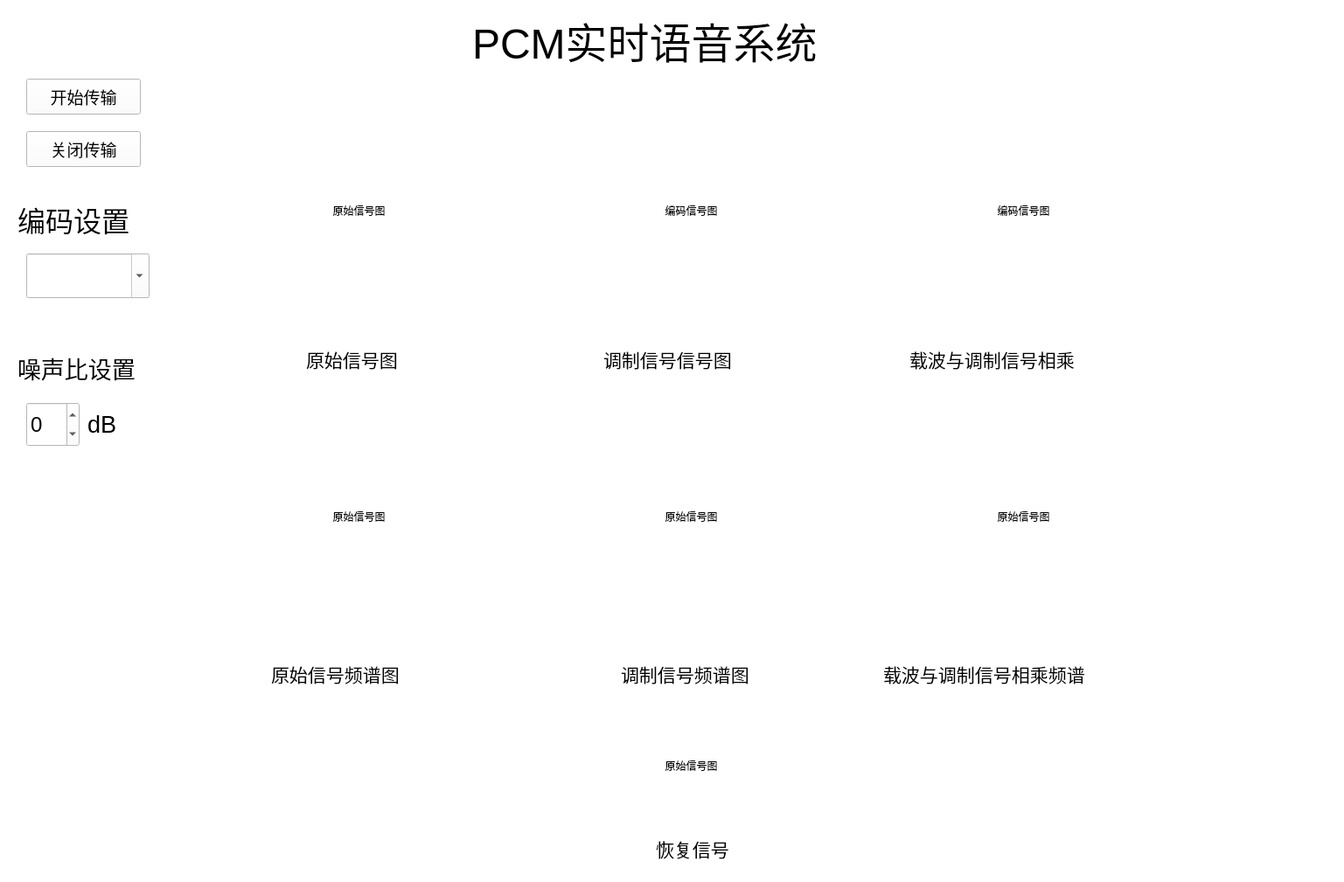
<?xml version="1.0" encoding="UTF-8"?>
<ui version="4.0">
 <class>Form</class>
 <widget class="QWidget" name="Form">
  <property name="geometry">
   <rect>
    <x>0</x>
    <y>0</y>
    <width>1537</width>
    <height>1009</height>
   </rect>
  </property>
  <property name="palette">
   <palette>
    <active>
     <colorrole role="WindowText">
      <brush brushstyle="SolidPattern">
       <color alpha="255">
        <red>0</red>
        <green>0</green>
        <blue>0</blue>
       </color>
      </brush>
     </colorrole>
     <colorrole role="Button">
      <brush brushstyle="SolidPattern">
       <color alpha="255">
        <red>255</red>
        <green>255</green>
        <blue>255</blue>
       </color>
      </brush>
     </colorrole>
     <colorrole role="Light">
      <brush brushstyle="SolidPattern">
       <color alpha="255">
        <red>255</red>
        <green>255</green>
        <blue>255</blue>
       </color>
      </brush>
     </colorrole>
     <colorrole role="Midlight">
      <brush brushstyle="SolidPattern">
       <color alpha="255">
        <red>255</red>
        <green>255</green>
        <blue>255</blue>
       </color>
      </brush>
     </colorrole>
     <colorrole role="Dark">
      <brush brushstyle="SolidPattern">
       <color alpha="255">
        <red>127</red>
        <green>127</green>
        <blue>127</blue>
       </color>
      </brush>
     </colorrole>
     <colorrole role="Mid">
      <brush brushstyle="SolidPattern">
       <color alpha="255">
        <red>170</red>
        <green>170</green>
        <blue>170</blue>
       </color>
      </brush>
     </colorrole>
     <colorrole role="Text">
      <brush brushstyle="SolidPattern">
       <color alpha="255">
        <red>0</red>
        <green>0</green>
        <blue>0</blue>
       </color>
      </brush>
     </colorrole>
     <colorrole role="BrightText">
      <brush brushstyle="SolidPattern">
       <color alpha="255">
        <red>255</red>
        <green>255</green>
        <blue>255</blue>
       </color>
      </brush>
     </colorrole>
     <colorrole role="ButtonText">
      <brush brushstyle="SolidPattern">
       <color alpha="255">
        <red>0</red>
        <green>0</green>
        <blue>0</blue>
       </color>
      </brush>
     </colorrole>
     <colorrole role="Base">
      <brush brushstyle="SolidPattern">
       <color alpha="255">
        <red>255</red>
        <green>255</green>
        <blue>255</blue>
       </color>
      </brush>
     </colorrole>
     <colorrole role="Window">
      <brush brushstyle="SolidPattern">
       <color alpha="255">
        <red>255</red>
        <green>255</green>
        <blue>255</blue>
       </color>
      </brush>
     </colorrole>
     <colorrole role="Shadow">
      <brush brushstyle="SolidPattern">
       <color alpha="255">
        <red>0</red>
        <green>0</green>
        <blue>0</blue>
       </color>
      </brush>
     </colorrole>
     <colorrole role="AlternateBase">
      <brush brushstyle="SolidPattern">
       <color alpha="255">
        <red>255</red>
        <green>255</green>
        <blue>255</blue>
       </color>
      </brush>
     </colorrole>
     <colorrole role="ToolTipBase">
      <brush brushstyle="SolidPattern">
       <color alpha="255">
        <red>255</red>
        <green>255</green>
        <blue>220</blue>
       </color>
      </brush>
     </colorrole>
     <colorrole role="ToolTipText">
      <brush brushstyle="SolidPattern">
       <color alpha="255">
        <red>0</red>
        <green>0</green>
        <blue>0</blue>
       </color>
      </brush>
     </colorrole>
     <colorrole role="PlaceholderText">
      <brush brushstyle="SolidPattern">
       <color alpha="128">
        <red>0</red>
        <green>0</green>
        <blue>0</blue>
       </color>
      </brush>
     </colorrole>
    </active>
    <inactive>
     <colorrole role="WindowText">
      <brush brushstyle="SolidPattern">
       <color alpha="255">
        <red>0</red>
        <green>0</green>
        <blue>0</blue>
       </color>
      </brush>
     </colorrole>
     <colorrole role="Button">
      <brush brushstyle="SolidPattern">
       <color alpha="255">
        <red>255</red>
        <green>255</green>
        <blue>255</blue>
       </color>
      </brush>
     </colorrole>
     <colorrole role="Light">
      <brush brushstyle="SolidPattern">
       <color alpha="255">
        <red>255</red>
        <green>255</green>
        <blue>255</blue>
       </color>
      </brush>
     </colorrole>
     <colorrole role="Midlight">
      <brush brushstyle="SolidPattern">
       <color alpha="255">
        <red>255</red>
        <green>255</green>
        <blue>255</blue>
       </color>
      </brush>
     </colorrole>
     <colorrole role="Dark">
      <brush brushstyle="SolidPattern">
       <color alpha="255">
        <red>127</red>
        <green>127</green>
        <blue>127</blue>
       </color>
      </brush>
     </colorrole>
     <colorrole role="Mid">
      <brush brushstyle="SolidPattern">
       <color alpha="255">
        <red>170</red>
        <green>170</green>
        <blue>170</blue>
       </color>
      </brush>
     </colorrole>
     <colorrole role="Text">
      <brush brushstyle="SolidPattern">
       <color alpha="255">
        <red>0</red>
        <green>0</green>
        <blue>0</blue>
       </color>
      </brush>
     </colorrole>
     <colorrole role="BrightText">
      <brush brushstyle="SolidPattern">
       <color alpha="255">
        <red>255</red>
        <green>255</green>
        <blue>255</blue>
       </color>
      </brush>
     </colorrole>
     <colorrole role="ButtonText">
      <brush brushstyle="SolidPattern">
       <color alpha="255">
        <red>0</red>
        <green>0</green>
        <blue>0</blue>
       </color>
      </brush>
     </colorrole>
     <colorrole role="Base">
      <brush brushstyle="SolidPattern">
       <color alpha="255">
        <red>255</red>
        <green>255</green>
        <blue>255</blue>
       </color>
      </brush>
     </colorrole>
     <colorrole role="Window">
      <brush brushstyle="SolidPattern">
       <color alpha="255">
        <red>255</red>
        <green>255</green>
        <blue>255</blue>
       </color>
      </brush>
     </colorrole>
     <colorrole role="Shadow">
      <brush brushstyle="SolidPattern">
       <color alpha="255">
        <red>0</red>
        <green>0</green>
        <blue>0</blue>
       </color>
      </brush>
     </colorrole>
     <colorrole role="AlternateBase">
      <brush brushstyle="SolidPattern">
       <color alpha="255">
        <red>255</red>
        <green>255</green>
        <blue>255</blue>
       </color>
      </brush>
     </colorrole>
     <colorrole role="ToolTipBase">
      <brush brushstyle="SolidPattern">
       <color alpha="255">
        <red>255</red>
        <green>255</green>
        <blue>220</blue>
       </color>
      </brush>
     </colorrole>
     <colorrole role="ToolTipText">
      <brush brushstyle="SolidPattern">
       <color alpha="255">
        <red>0</red>
        <green>0</green>
        <blue>0</blue>
       </color>
      </brush>
     </colorrole>
     <colorrole role="PlaceholderText">
      <brush brushstyle="SolidPattern">
       <color alpha="128">
        <red>0</red>
        <green>0</green>
        <blue>0</blue>
       </color>
      </brush>
     </colorrole>
    </inactive>
    <disabled>
     <colorrole role="WindowText">
      <brush brushstyle="SolidPattern">
       <color alpha="255">
        <red>127</red>
        <green>127</green>
        <blue>127</blue>
       </color>
      </brush>
     </colorrole>
     <colorrole role="Button">
      <brush brushstyle="SolidPattern">
       <color alpha="255">
        <red>255</red>
        <green>255</green>
        <blue>255</blue>
       </color>
      </brush>
     </colorrole>
     <colorrole role="Light">
      <brush brushstyle="SolidPattern">
       <color alpha="255">
        <red>255</red>
        <green>255</green>
        <blue>255</blue>
       </color>
      </brush>
     </colorrole>
     <colorrole role="Midlight">
      <brush brushstyle="SolidPattern">
       <color alpha="255">
        <red>255</red>
        <green>255</green>
        <blue>255</blue>
       </color>
      </brush>
     </colorrole>
     <colorrole role="Dark">
      <brush brushstyle="SolidPattern">
       <color alpha="255">
        <red>127</red>
        <green>127</green>
        <blue>127</blue>
       </color>
      </brush>
     </colorrole>
     <colorrole role="Mid">
      <brush brushstyle="SolidPattern">
       <color alpha="255">
        <red>170</red>
        <green>170</green>
        <blue>170</blue>
       </color>
      </brush>
     </colorrole>
     <colorrole role="Text">
      <brush brushstyle="SolidPattern">
       <color alpha="255">
        <red>127</red>
        <green>127</green>
        <blue>127</blue>
       </color>
      </brush>
     </colorrole>
     <colorrole role="BrightText">
      <brush brushstyle="SolidPattern">
       <color alpha="255">
        <red>255</red>
        <green>255</green>
        <blue>255</blue>
       </color>
      </brush>
     </colorrole>
     <colorrole role="ButtonText">
      <brush brushstyle="SolidPattern">
       <color alpha="255">
        <red>127</red>
        <green>127</green>
        <blue>127</blue>
       </color>
      </brush>
     </colorrole>
     <colorrole role="Base">
      <brush brushstyle="SolidPattern">
       <color alpha="255">
        <red>255</red>
        <green>255</green>
        <blue>255</blue>
       </color>
      </brush>
     </colorrole>
     <colorrole role="Window">
      <brush brushstyle="SolidPattern">
       <color alpha="255">
        <red>255</red>
        <green>255</green>
        <blue>255</blue>
       </color>
      </brush>
     </colorrole>
     <colorrole role="Shadow">
      <brush brushstyle="SolidPattern">
       <color alpha="255">
        <red>0</red>
        <green>0</green>
        <blue>0</blue>
       </color>
      </brush>
     </colorrole>
     <colorrole role="AlternateBase">
      <brush brushstyle="SolidPattern">
       <color alpha="255">
        <red>255</red>
        <green>255</green>
        <blue>255</blue>
       </color>
      </brush>
     </colorrole>
     <colorrole role="ToolTipBase">
      <brush brushstyle="SolidPattern">
       <color alpha="255">
        <red>255</red>
        <green>255</green>
        <blue>220</blue>
       </color>
      </brush>
     </colorrole>
     <colorrole role="ToolTipText">
      <brush brushstyle="SolidPattern">
       <color alpha="255">
        <red>0</red>
        <green>0</green>
        <blue>0</blue>
       </color>
      </brush>
     </colorrole>
     <colorrole role="PlaceholderText">
      <brush brushstyle="SolidPattern">
       <color alpha="128">
        <red>0</red>
        <green>0</green>
        <blue>0</blue>
       </color>
      </brush>
     </colorrole>
    </disabled>
   </palette>
  </property>
  <property name="windowTitle">
   <string>Form</string>
  </property>
  <widget class="QPushButton" name="pushButton">
   <property name="geometry">
    <rect>
     <x>30</x>
     <y>150</y>
     <width>131</width>
     <height>41</height>
    </rect>
   </property>
   <property name="font">
    <font>
     <family>Arial</family>
     <pointsize>14</pointsize>
    </font>
   </property>
   <property name="text">
    <string>关闭传输</string>
   </property>
  </widget>
  <widget class="QLabel" name="label">
   <property name="geometry">
    <rect>
     <x>540</x>
     <y>10</y>
     <width>521</width>
     <height>71</height>
    </rect>
   </property>
   <property name="font">
    <font>
     <family>Arial</family>
     <pointsize>36</pointsize>
    </font>
   </property>
   <property name="text">
    <string>PCM实时语音系统</string>
   </property>
  </widget>
  <widget class="QLabel" name="label_2">
   <property name="geometry">
    <rect>
     <x>350</x>
     <y>390</y>
     <width>201</width>
     <height>41</height>
    </rect>
   </property>
   <property name="font">
    <font>
     <family>Arial</family>
     <pointsize>16</pointsize>
    </font>
   </property>
   <property name="text">
    <string>原始信号图</string>
   </property>
  </widget>
  <widget class="QSpinBox" name="spinBox">
   <property name="geometry">
    <rect>
     <x>30</x>
     <y>460</y>
     <width>61</width>
     <height>51</height>
    </rect>
   </property>
   <property name="font">
    <font>
     <family>Arial</family>
     <pointsize>18</pointsize>
    </font>
   </property>
   <property name="minimum">
    <number>-99</number>
   </property>
  </widget>
  <widget class="QLabel" name="label_4">
   <property name="geometry">
    <rect>
     <x>20</x>
     <y>400</y>
     <width>181</width>
     <height>41</height>
    </rect>
   </property>
   <property name="font">
    <font>
     <family>Arial</family>
     <pointsize>20</pointsize>
    </font>
   </property>
   <property name="text">
    <string>噪声比设置</string>
   </property>
  </widget>
  <widget class="QLabel" name="label_3">
   <property name="geometry">
    <rect>
     <x>230</x>
     <y>90</y>
     <width>361</width>
     <height>301</height>
    </rect>
   </property>
   <property name="text">
    <string>原始信号图</string>
   </property>
   <property name="scaledContents">
    <bool>true</bool>
   </property>
   <property name="alignment">
    <set>Qt::AlignCenter</set>
   </property>
  </widget>
  <widget class="QLabel" name="label_7">
   <property name="geometry">
    <rect>
     <x>20</x>
     <y>230</y>
     <width>181</width>
     <height>41</height>
    </rect>
   </property>
   <property name="font">
    <font>
     <family>Arial</family>
     <pointsize>24</pointsize>
    </font>
   </property>
   <property name="text">
    <string>编码设置</string>
   </property>
  </widget>
  <widget class="QComboBox" name="comboBox">
   <property name="geometry">
    <rect>
     <x>30</x>
     <y>290</y>
     <width>141</width>
     <height>51</height>
    </rect>
   </property>
   <property name="font">
    <font>
     <family>Arial</family>
     <pointsize>14</pointsize>
    </font>
   </property>
   <property name="editable">
    <bool>true</bool>
   </property>
   <property name="currentText">
    <string/>
   </property>
   <property name="currentIndex">
    <number>-1</number>
   </property>
  </widget>
  <widget class="QLabel" name="label_8">
   <property name="geometry">
    <rect>
     <x>690</x>
     <y>390</y>
     <width>201</width>
     <height>41</height>
    </rect>
   </property>
   <property name="font">
    <font>
     <family>Arial</family>
     <pointsize>16</pointsize>
    </font>
   </property>
   <property name="text">
    <string>调制信号信号图</string>
   </property>
  </widget>
  <widget class="QPushButton" name="pushButton_2">
   <property name="geometry">
    <rect>
     <x>30</x>
     <y>90</y>
     <width>131</width>
     <height>41</height>
    </rect>
   </property>
   <property name="font">
    <font>
     <family>Arial</family>
     <pointsize>14</pointsize>
    </font>
   </property>
   <property name="text">
    <string>开始传输</string>
   </property>
  </widget>
  <widget class="QLabel" name="label_10">
   <property name="geometry">
    <rect>
     <x>100</x>
     <y>470</y>
     <width>51</width>
     <height>31</height>
    </rect>
   </property>
   <property name="font">
    <font>
     <family>Arial</family>
     <pointsize>20</pointsize>
    </font>
   </property>
   <property name="text">
    <string>dB</string>
   </property>
  </widget>
  <widget class="QLabel" name="label_9">
   <property name="geometry">
    <rect>
     <x>610</x>
     <y>90</y>
     <width>361</width>
     <height>301</height>
    </rect>
   </property>
   <property name="layoutDirection">
    <enum>Qt::LeftToRight</enum>
   </property>
   <property name="autoFillBackground">
    <bool>false</bool>
   </property>
   <property name="text">
    <string>编码信号图</string>
   </property>
   <property name="scaledContents">
    <bool>true</bool>
   </property>
   <property name="alignment">
    <set>Qt::AlignCenter</set>
   </property>
  </widget>
  <widget class="QLabel" name="label_11">
   <property name="geometry">
    <rect>
     <x>990</x>
     <y>90</y>
     <width>361</width>
     <height>301</height>
    </rect>
   </property>
   <property name="layoutDirection">
    <enum>Qt::LeftToRight</enum>
   </property>
   <property name="autoFillBackground">
    <bool>false</bool>
   </property>
   <property name="text">
    <string>编码信号图</string>
   </property>
   <property name="scaledContents">
    <bool>true</bool>
   </property>
   <property name="alignment">
    <set>Qt::AlignCenter</set>
   </property>
  </widget>
  <widget class="QLabel" name="label_12">
   <property name="geometry">
    <rect>
     <x>1040</x>
     <y>390</y>
     <width>311</width>
     <height>41</height>
    </rect>
   </property>
   <property name="font">
    <font>
     <family>Arial</family>
     <pointsize>16</pointsize>
    </font>
   </property>
   <property name="text">
    <string>载波与调制信号相乘</string>
   </property>
  </widget>
  <widget class="QLabel" name="label_5">
   <property name="geometry">
    <rect>
     <x>230</x>
     <y>440</y>
     <width>361</width>
     <height>301</height>
    </rect>
   </property>
   <property name="text">
    <string>原始信号图</string>
   </property>
   <property name="scaledContents">
    <bool>true</bool>
   </property>
   <property name="alignment">
    <set>Qt::AlignCenter</set>
   </property>
  </widget>
  <widget class="QLabel" name="label_6">
   <property name="geometry">
    <rect>
     <x>310</x>
     <y>750</y>
     <width>201</width>
     <height>41</height>
    </rect>
   </property>
   <property name="font">
    <font>
     <family>Arial</family>
     <pointsize>16</pointsize>
    </font>
   </property>
   <property name="text">
    <string>原始信号频谱图</string>
   </property>
  </widget>
  <widget class="QLabel" name="label_13">
   <property name="geometry">
    <rect>
     <x>610</x>
     <y>440</y>
     <width>361</width>
     <height>301</height>
    </rect>
   </property>
   <property name="text">
    <string>原始信号图</string>
   </property>
   <property name="scaledContents">
    <bool>true</bool>
   </property>
   <property name="alignment">
    <set>Qt::AlignCenter</set>
   </property>
  </widget>
  <widget class="QLabel" name="label_14">
   <property name="geometry">
    <rect>
     <x>710</x>
     <y>750</y>
     <width>201</width>
     <height>41</height>
    </rect>
   </property>
   <property name="font">
    <font>
     <family>Arial</family>
     <pointsize>16</pointsize>
    </font>
   </property>
   <property name="text">
    <string>调制信号频谱图</string>
   </property>
  </widget>
  <widget class="QLabel" name="label_15">
   <property name="geometry">
    <rect>
     <x>1010</x>
     <y>750</y>
     <width>321</width>
     <height>41</height>
    </rect>
   </property>
   <property name="font">
    <font>
     <family>Arial</family>
     <pointsize>16</pointsize>
    </font>
   </property>
   <property name="text">
    <string>载波与调制信号相乘频谱</string>
   </property>
  </widget>
  <widget class="QLabel" name="label_16">
   <property name="geometry">
    <rect>
     <x>990</x>
     <y>440</y>
     <width>361</width>
     <height>301</height>
    </rect>
   </property>
   <property name="text">
    <string>原始信号图</string>
   </property>
   <property name="scaledContents">
    <bool>true</bool>
   </property>
   <property name="alignment">
    <set>Qt::AlignCenter</set>
   </property>
  </widget>
  <widget class="QLabel" name="label_17">
   <property name="geometry">
    <rect>
     <x>590</x>
     <y>800</y>
     <width>401</width>
     <height>151</height>
    </rect>
   </property>
   <property name="text">
    <string>原始信号图</string>
   </property>
   <property name="scaledContents">
    <bool>true</bool>
   </property>
   <property name="alignment">
    <set>Qt::AlignCenter</set>
   </property>
  </widget>
  <widget class="QLabel" name="label_18">
   <property name="geometry">
    <rect>
     <x>750</x>
     <y>950</y>
     <width>201</width>
     <height>41</height>
    </rect>
   </property>
   <property name="font">
    <font>
     <family>Arial</family>
     <pointsize>16</pointsize>
    </font>
   </property>
   <property name="text">
    <string>恢复信号</string>
   </property>
  </widget>
 </widget>
 <resources/>
 <connections/>
</ui>
